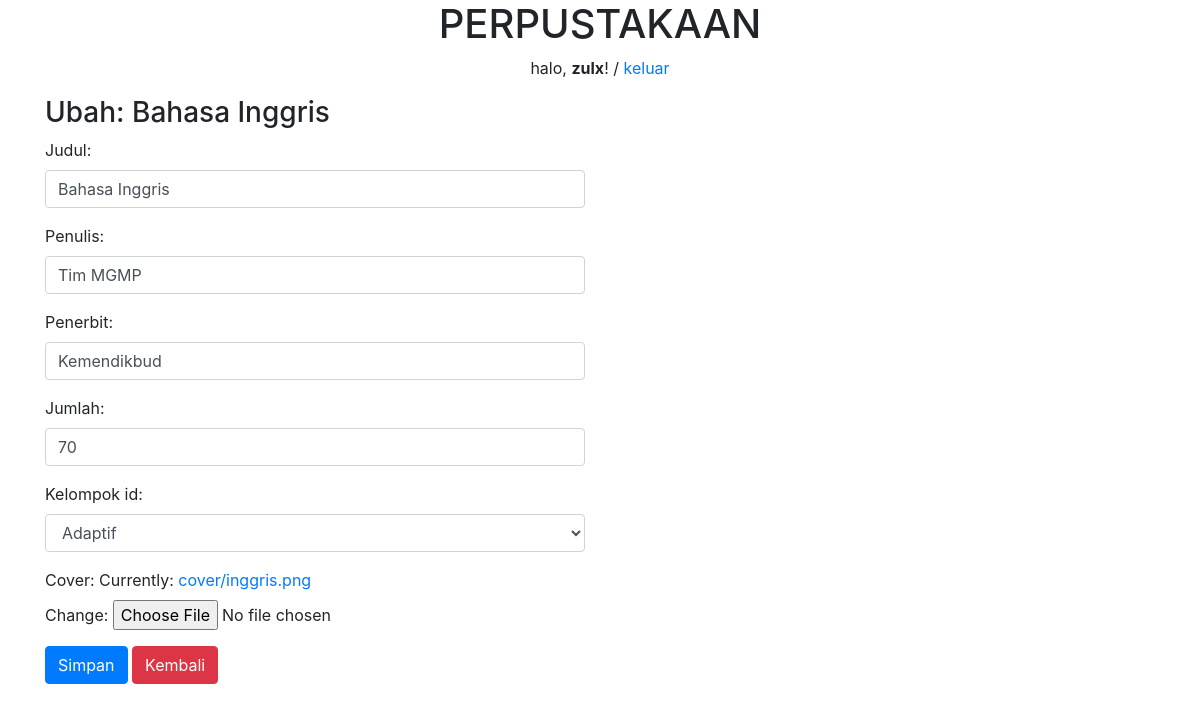
The page /buku/ubah/23 (signed in) on the database its author committed.
### perpustakaan/models.py (models this page shows, shortened)
class Buku(models.Model):
  judul = models.CharField(max_length=50)
  penulis = models.CharField(max_length=40)
  penerbit = models.CharField(max_length=40)
  jumlah = models.IntegerField(null=True)
  kelompok_id = models.ForeignKey(Kelompok, on_delete=models.CASCADE, null=True)
  cover = models.ImageField(upload_to='cover/', null=True)
  tanggal = models.DateTimeField(auto_now_add=True, null=True)

### perpustakaan/views.py (the view)
# urls.py: path('buku/ubah/<int:id_buku>', ubah_buku, name='ubah_buku'),
@login_required(login_url=settings.LOGIN_URL)
def ubah_buku(request, id_buku):
    buku = Buku.objects.get(id=id_buku)
    template = 'ubah-buku.html'
    if request.POST:
        form = FormBuku(request.POST, request.FILES, instance=buku)
        if form.is_valid():
            form.save()
            messages.success(request, "Data Berhasil diperbaharui!")
            return redirect('ubah_buku', id_buku=id_buku)
    else:
        form = FormBuku(instance=buku)
        konteks = {
            'form':form,
            'buku':buku,
        }
    return render(request, template, konteks)

### perpustakaan/forms.py
class FormBuku(ModelForm):
  class Meta:
    model = Buku
    fields = '__all__'
    widgets = {
      'judul' : forms.TextInput({'class':'form-control'}),
      'penulis' : forms.TextInput({'class':'form-control'}),
      'penerbit' : forms.TextInput({'class':'form-control'}),
      'jumlah' : forms.NumberInput({'class':'form-control'}),
      'kelompok_id' : forms.Select({'class':'form-control'}),
    }

### perpustakaan/models.py (called while the page is built)
  def __str__(self):
    return self.nama

### perpustakaan/templates/ubah-buku.html (shortened to what this page needs)
{% extends 'base.html' %}
{% block content %}
<div class="container">
  <div class="row">
    <div class="col-md-6">
      <h3>Ubah: {{ buku.judul }}</h3>
      <form action="{% url 'ubah_buku' buku.id %}" method="post" enctype="multipart/form-data">
        {{ form.as_p }}
        <button class="btn btn-primary">Simpan</button>
        <a href="/buku" class="btn btn-danger">Kembali</a>
      </form>
    </div>
  </div>
</div>
{% endblock %}

### templates/judul.html
<center>
  <h1>PERPUSTAKAAN</h1>
  {% if user.is_authenticated %}
    <p>halo, <strong>{{ user }}</strong>! / <a href="{% url 'keluar' %}">keluar</a></p>
  {% endif %}
</center>

### static/css/style.css (style rules this page uses)
body { background-color: #ffffff; }

### rows shown on the page
Buku: judul "Bahasa Inggris", penulis "Tim MGMP", penerbit "Kemendikbud", jumlah "70", kelompok_id "Adaptif"

### other values the page prints
{{ user }} "zulx"
